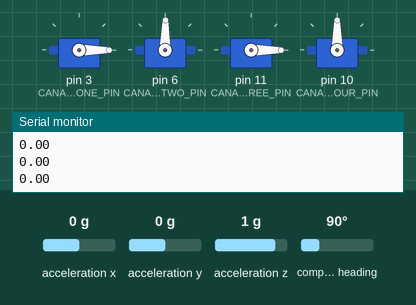
A sketch run on a simulated Arduino Uno, built with avr-gcc and run on an emulated ATmega328P. Parts: 4 × servo, the last lines printed to the serial monitor. The test bench sets the inputs (shaded band); at power-on: acceleration y 0 g, acceleration z 1 g, acceleration x 0 g, compass heading 90°.

Above: at 1.2 s.
1.3 s: acceleration y set to -1.4 g
At 2.4 s:
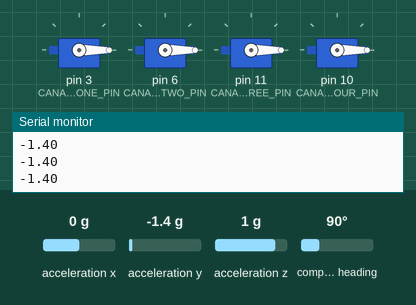
2.8 s: acceleration z set to 0.8 g
At 3.5 s:
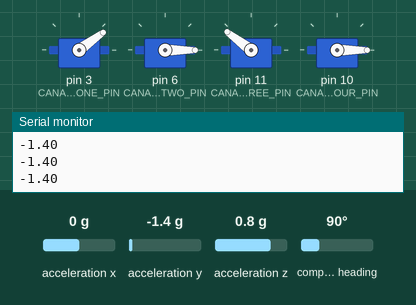
4.3 s: acceleration y set to -1.1 g
5.8 s: acceleration y set to -0.8 g
At 7.0 s:
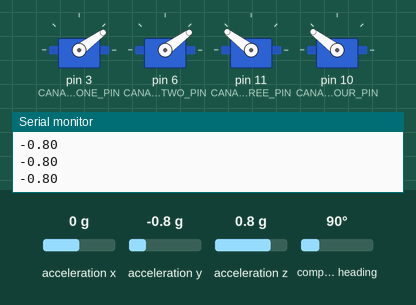
7.3 s: acceleration z set to -1.4 g
At 8.1 s:
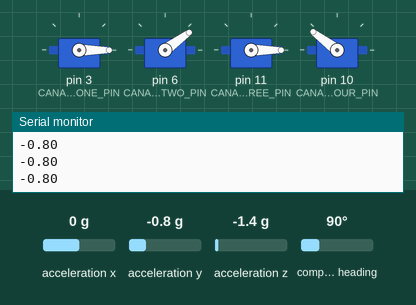
8.8 s: acceleration z set to -1.1 g
10.3 s: acceleration z set to -0.8 g
At 11.6 s:
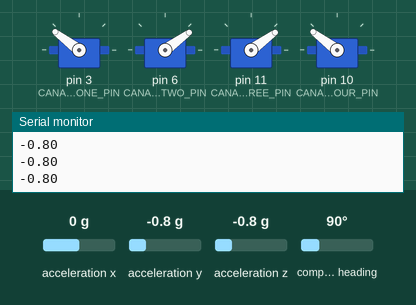
Timing chart, 0 to 12.8 s (numbered marks = the images above; inputs shaded):
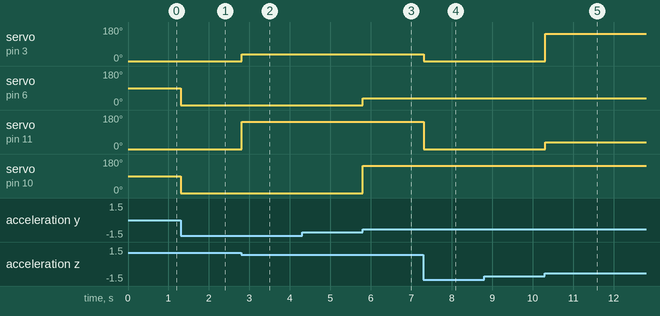

The sketch:

Active_Servo_Stabilization_v3.ino
```cpp
#include "Rocket.h"

Rocket rocket;

void setup() {
  rocket.setup();
}

void loop() {
  rocket.run_flight_program();
}
```

Canard.h
```cpp
#include <Servo.h>

class Canard
{
  public:
    void setup(int);
    inline void set_angle(double);
    inline double get_angle() const;
    inline void set_offset(double);
   private:
    Servo _servo;
    double _angle;
    double _angle_offset;

};

void Canard::setup(int pin_number)
{
  _servo.attach(pin_number);
}

inline void Canard::set_angle(double angle)
{
  // The input is in a domain from +-90 degrees. It should be noted that offsets might limit this domain.

  angle = angle + _angle_offset;

  if (angle >= 90){_angle = 90;}
  else if (angle <= -90){_angle = -90;}
  else { _angle = angle; }

  _servo.write(_angle + 90);
}

inline double Canard::get_angle() const { return _angle; }

// Note that this will limit the angles that the fin can move. A signifigant offset shouldn't be used.
inline void Canard::set_offset(double angle_offset){ _angle_offset = angle_offset; }
```

Odometry.h
```cpp
#include <Wire.h>
#include <Adafruit_Sensor.h>
#include <Adafruit_BNO055.h>
#include <utility/imumaths.h>

#include "Subsystem.h"

class Odometry: public Subsystem
{
  public:
    const float BNO055_SAMPLE_RATE_MS = 10;

    // Creating the object isn't enought, we must also run a setup function since there are things that must be done during the setup loop.
    void setup();

    // Should be run every cycle to update the values for the odometry.
    void update();

    inline float get_x_orientation() const;
    inline float get_y_orientation() const;
    inline float get_z_orientation() const;

    inline float get_speed() const;

    inline void set_x_offset(float &x_offset);
    inline void set_y_offset(float &y_offset);
    inline void set_z_offset(float &z_offset);

  private:
    // These are used for calculating the speed of the rocket.
    const float ACCELERATION_VELOCITY_TRANSITION = BNO055_SAMPLE_RATE_MS/1000.0;
    const float ACCELERATION_POSITION_TRANSITION = 0.5 * ACCELERATION_VELOCITY_TRANSITION * ACCELERATION_VELOCITY_TRANSITION;
    // For I2C Communication.
    const static int BNO055_DEFAULT_I2C_ADDRESS = 0x28;
    const static int I2C_ID = 55;

    Adafruit_BNO055 _sensor = Adafruit_BNO055(I2C_ID, BNO055_DEFAULT_I2C_ADDRESS, &Wire);

    float _x_orientation;
    float _y_orientation;
    float _z_orientation;

    float _speed;

    float _x_orientation_offsets = 0;
    float _y_orientation_offsets = 0;
    float _z_orientation_offsets = 0;
};

void Odometry::setup()
{
  boolean is_connected = _sensor.begin();
  if (!is_connected){ set_error_status(IN_ERROR); } // If the sensor is connected then we'll continue with using it. Else we'll set the subsystem in error.
}

void Odometry::update()
{
  sensors_event_t orientation_data;
  sensors_event_t linear_acceleration_data;
  sensors_event_t gravity_vector_data;
  _sensor.getEvent(&orientation_data, Adafruit_BNO055::VECTOR_EULER);
  _sensor.getEvent(&linear_acceleration_data, Adafruit_BNO055::VECTOR_LINEARACCEL);
  _sensor.getEvent(&gravity_vector_data, Adafruit_BNO055::VECTOR_GRAVITY);

  _y_orientation = (acos(gravity_vector_data.acceleration.y / (9.8)) * 57.2958) - _y_orientation_offsets;
  _z_orientation = (acos(gravity_vector_data.acceleration.z / (9.8)) * 57.2958) - _z_orientation_offsets;

  Serial.println(gravity_vector_data.acceleration.y / (9.8));

  _x_orientation = orientation_data.orientation.x - _x_orientation_offsets;
  //_y_orientation = (orientation_data.orientation.y * (orientation_data.orientation.z / abs(orientation_data.orientation.z))) - _y_orientation_offsets; //
  //_z_orientation = orientation_data.orientation.z - _z_orientation_offsets;

  // Shifting the y-orientation into a 0-180 degree range instead of +-90.
  //if (_y_orientation < 0){ _y_orientation =90 + (90 - abs(_y_orientation)); }

  _speed = (ACCELERATION_VELOCITY_TRANSITION * linear_acceleration_data.acceleration.x)/(cos((PI/180) * orientation_data.orientation.x)); // We're going to use Euler Angles for this speed calculations because the math works. :)
}

inline float Odometry::get_x_orientation() const { return _x_orientation; }

inline float Odometry::get_y_orientation() const { return _y_orientation; }

inline float Odometry::get_z_orientation() const { return _z_orientation; }

inline float Odometry::get_speed() const { return _speed; }

inline void Odometry::set_x_offset(float &x_offset) { _x_orientation_offsets = x_offset; }

inline void Odometry::set_y_offset(float &y_offset) { _y_orientation_offsets = y_offset; }

inline void Odometry::set_z_offset(float &z_offset) { _z_orientation_offsets = z_offset; }
```

Rocket.h
```cpp
#include "Canard.h"
#include "Odometry.h"

const int SERIAL_OUTPUT_FREQUENCY = 9600;

class Rocket
{
   public:
      void setup();
      void run_flight_program();
   private:
     const short CANARD_ONE_PIN = 3;
     const short CANARD_TWO_PIN = 6;
     const short CANARD_THREE_PIN = 11;
     const short CANARD_FOUR_PIN = 10;

     Canard _canard_one;
     Canard _canard_two;
     Canard _canard_three;
     Canard _canard_four;

     Odometry _odometry;
};

void Rocket::setup()
{
  Serial.begin(SERIAL_OUTPUT_FREQUENCY);
  _canard_one.setup(CANARD_ONE_PIN);
  _canard_two.setup(CANARD_TWO_PIN);
  _canard_three.setup(CANARD_THREE_PIN);
  _canard_four.setup(CANARD_FOUR_PIN);

  _odometry.setup();
}

void Rocket::run_flight_program()
{
  _odometry.update();

  _canard_two.set_angle(-(_odometry.get_y_orientation() - 90));
  _canard_four.set_angle(-_canard_two.get_angle());

  _canard_one.set_angle((_odometry.get_z_orientation() - 90));
  _canard_three.set_angle(-_canard_one.get_angle());
}
```

Subsystem.h
```cpp
class Subsystem
{
  public:
    const short IN_ERROR = 1;
    const short NOT_IN_ERROR = 0;

    inline boolean is_in_error() const;
  protected:
     boolean _is_in_error;

     inline void set_error_status(short error_status);
};

inline boolean Subsystem::is_in_error() const { return _is_in_error; }

inline void Subsystem::set_error_status(short error_status) { _is_in_error = (error_status == IN_ERROR); }
```

Measured:
- the behaviour switches between 1 and 0.9 g on acceleration z (found by bisection; images 1 and 2)
- the behaviour switches between -1 and -0.9 g on acceleration y (found by bisection; images 2 and 3)
- the behaviour switches between -1 and -0.9 g on acceleration z (found by bisection; images 4 and 5)
- after the input at 1.3 s, servo on pin 6 (CANARD_TWO_PIN): 89° → 0° at once; servo on pin 10 (CANARD_FOUR_PIN): 90° → 0° at once
- after the input at 2.8 s, servo on pin 3 (CANARD_ONE_PIN): 0° → 36° at once; servo on pin 11 (CANARD_THREE_PIN): 0° → 143° at once
- after the input at 5.8 s, servo on pin 6 (CANARD_TWO_PIN): 0° → 36° at once; servo on pin 10 (CANARD_FOUR_PIN): 0° → 143° at once
- after the input at 7.3 s, servo on pin 3 (CANARD_ONE_PIN): 36° → 0° at once; servo on pin 11 (CANARD_THREE_PIN): 143° → 0° at once
- after the input at 10.3 s, servo on pin 3 (CANARD_ONE_PIN): 0° → 143° at once; servo on pin 11 (CANARD_THREE_PIN): 0° → 36° at once
